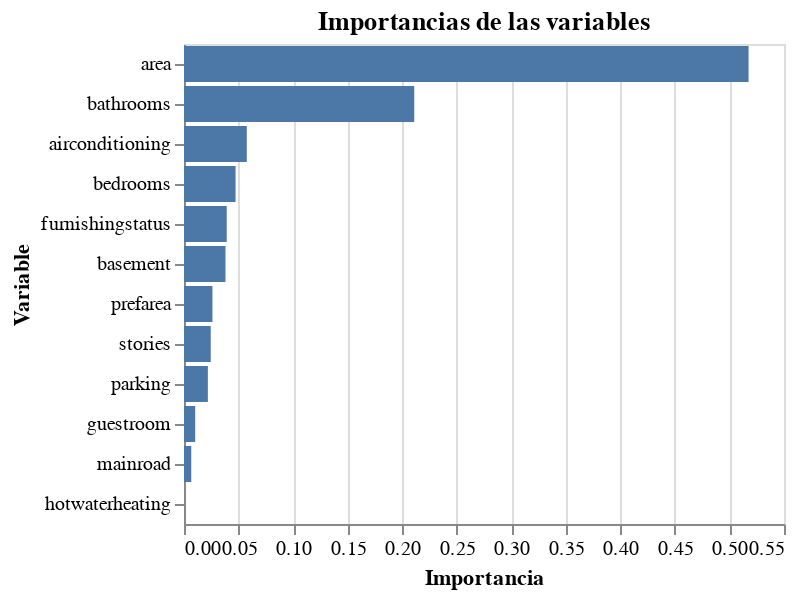

Notebook code for this chart:
### Markdown cell above
Grafico las importancias

### Code cell
import altair as alt

# Create a bar chart of feature importances
alt.Chart(feature_importance_df).mark_bar().encode(
    x=alt.X('Importancias', title='Importancia'),  # X-axis represents feature importances
    y=alt.Y('Variable', sort='-x', title='Variable'),  # Y-axis represents the variable names, sorted by importance in descending order
    tooltip=['Variable', 'Importancias']  # Add tooltips to display both variable name and importance when hovering
).properties(
    title='Importancias de las variables' # Set chart title
)

### Figure 1 — Vega-Lite specification as saved in the notebook (floating-point values rounded to 4 significant figures)
{"config": {"view": {"continuousWidth": 300, "continuousHeight": 300}}, "data": {"name": "data-0007c8c2f564fa99fcd0aea373d25d73"}, "mark": {"type": "bar"}, "encoding": {"tooltip": [{"field": "Variable", "type": "nominal"}, {"field": "Importancias", "type": "quantitative"}], "x": {"field": "Importancias", "title": "Importancia", "type": "quantitative"}, "y": {"field": "Variable", "sort": "-x", "title": "Variable", "type": "nominal"}}, "title": "Importancias de las variables", "$schema": "https://vega.github.io/schema/vega-lite/v5.8.0.json", "datasets": {"data-0007c8c2f564fa99fcd0aea373d25d73": [{"Variable": "area", "Importancias": 0.5175}, {"Variable": "bathrooms", "Importancias": 0.2111}, {"Variable": "airconditioning", "Importancias": 0.05757}, {"Variable": "bedrooms", "Importancias": 0.04727}, {"Variable": "furnishingstatus", "Importancias": 0.03917}, {"Variable": "basement", "Importancias": 0.03801}, {"Variable": "prefarea", "Importancias": 0.02608}, {"Variable": "stories", "Importancias": 0.02451}, {"Variable": "parking", "Importancias": 0.02189}, {"Variable": "guestroom", "Importancias": 0.01025}, {"Variable": "mainroad", "Importancias": 0.006651}, {"Variable": "hotwaterheating", "Importancias": 0.0}]}}
